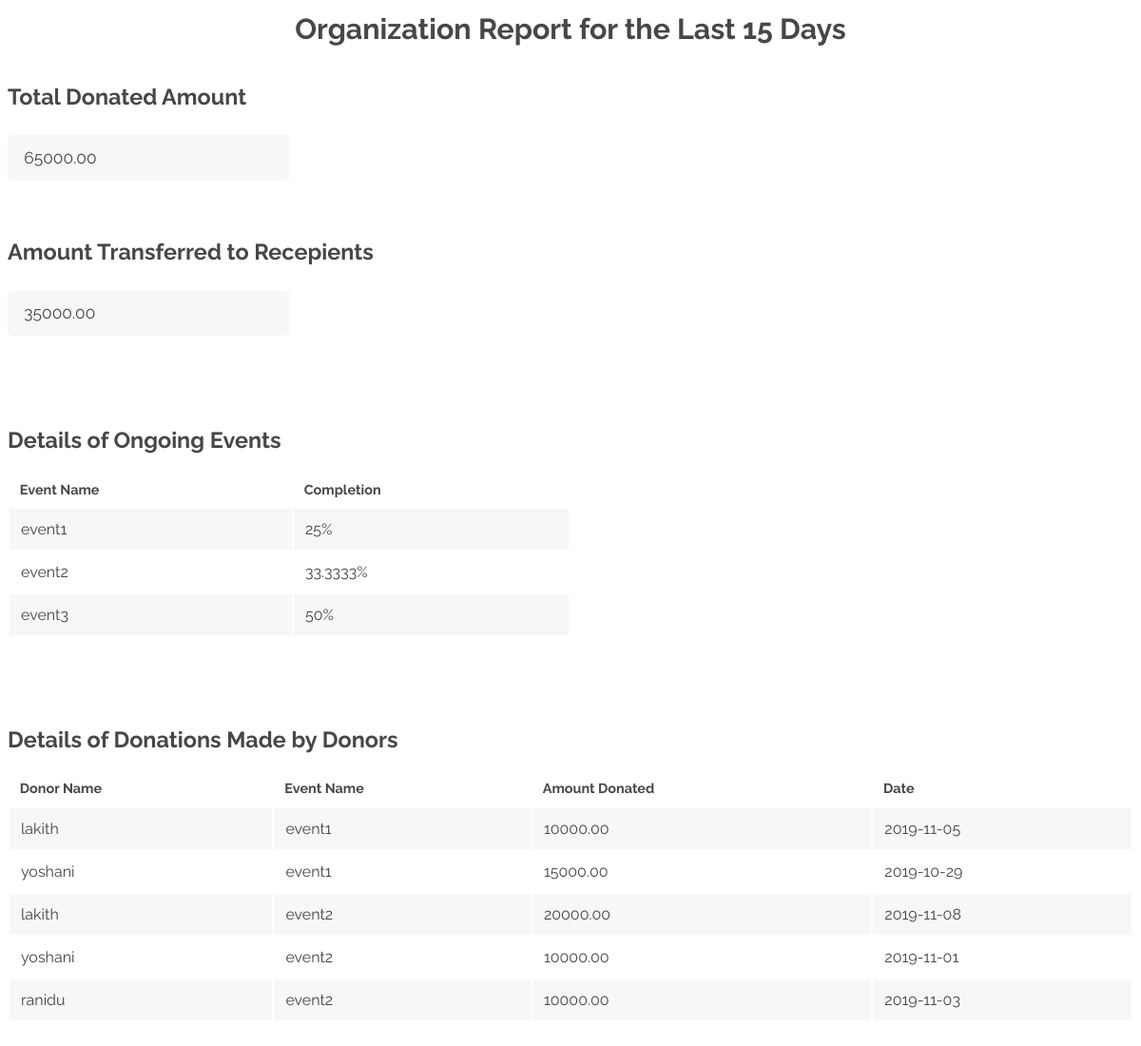
The app's page /report.php with its own data.
### tables this page shows
CREATE TABLE `events` (
  `name` varchar(40) NOT NULL,
  `req_amount` float(10,2) DEFAULT NULL,
  `rec_amount` float(10,2) DEFAULT NULL,
  `type` varchar(20) DEFAULT NULL
);

CREATE TABLE `donations` (
  `donor` varchar(20) DEFAULT NULL,
  `event_name` varchar(40) DEFAULT NULL,
  `amount` float(10,2) DEFAULT NULL,
  `date_done` date DEFAULT NULL,
  `trans_status` varchar(5) NOT NULL
);

### report.php (the view, shortened to what this page needs)
<?php
$don_amount_query="select sum(amount) from donations where date_done>=(SELECT DATE_SUB((SELECT CURDATE()), INTERVAL 15 DAY)) and date_done<=(SELECT CURDATE());";
$trans_amount_query="select sum(amount) from donations where date_done>=(SELECT DATE_SUB((SELECT CURDATE()), INTERVAL 15 DAY)) and date_done<=(SELECT CURDATE()) and trans_status='Yes';";
$don_query="SELECT donor,event_name,amount,date_done from donations WHERE date_done>=(SELECT DATE_SUB((SELECT CURDATE()), INTERVAL 15 DAY)) and date_done<=(SELECT CURDATE());";
$comp_query="select name,(rec_amount/req_amount) as percentage_completion from events where rec_amount<>req_amount;";
$dbConnection = mysqli_connect('localhost','root','','welfare_se');
$result1= mysqli_query($dbConnection,$don_amount_query);
$row1 = mysqli_fetch_array($result1);
$result2= mysqli_query($dbConnection,$trans_amount_query);
$row2 = mysqli_fetch_array($result2);
$result3= mysqli_query($dbConnection,$don_query);
$result4= mysqli_query($dbConnection,$comp_query);
?>
<html>
<head>
<link rel="stylesheet" href="css/style.css" />
</head>
<body>
<h2 style="text-align:center;">Organization Report for the Last 15 Days</h2>
<form>
<h3>Total Donated Amount</h3>
  <input style="width:25%;" type="text" name="don_amount" value="<?php echo $row1[0];?>">
<h3>Amount Transferred to Recepients </h3>
  <input style="width:25%;" type="text" name="trans_amount" value="<?php echo $row2[0];?>">
</form>
<h3>Details of Ongoing Events</h3>
<div class="table-wrapper">
<table style='width:50%;'>
<thead>
<tr>
<th>Event Name</th>
<th>Completion</th>
</tr>
</thead>
<?php
while ($row = $result4->fetch_assoc()) {
    $field1name = $row["name"];
    $field2name = $row["percentage_completion"];
	$field3name = (float)$field2name*100;
	$field3name = (string)$field3name.'%';
	echo '<tr>
          <td>'.$field1name.'</td>
          <td>'.$field3name.'</td>
		  </tr>';}
?>
</table>
</div>
<h3>Details of Donations Made by Donors</h3>
<table>
<thead>
<tr>
<th>Donor Name</th>
<th>Event Name</th>
<th>Amount Donated</th>
<th>Date</th>
</tr>
</thead>
<?php
while ($row = $result3->fetch_assoc()) {
    $field1name = $row["donor"];
    $field2name = $row["event_name"];
	$field3name = $row["amount"];
	$field4name = $row["date_done"];
	echo '<tr>
          <td>'.$field1name.'</td>
          <td>'.$field2name.'</td>
		  <td>'.$field3name.'</td>
		  <td>'.$field4name.'</td>
		  </tr>';}
?>
</table>
</body>
</html>

### css/style.css (style rules this page uses)
body { background: #fff; }
body, input, select, textarea { color: #444; font-family: "Raleway", Helvetica, sans-serif; font-size: 13pt; font-weight: 400; line-height: 1.65em; }
h1, h2, h3, h4, h5, h6 { color: #474747; font-weight: 700; line-height: 1em; margin: 0 0 1em 0; }
h2 { font-size: 1.75em; line-height: 1.5em; }
h3 { font-size: 1.35em; line-height: 1.5em; }
form { margin: 0 0 2em 0; }
input[type="text"], input[type="password"], input[type="email"], select, textarea { -moz-appearance: none; -webkit-appearance: none; -o-appearance: none; -ms-appearance: none; appearance: none; background: rgba(144, 144, 144, 0.075); border-radius: 4px; border: none; color: inherit; display: block; outline: 0; padding: 0 1em; text-decoration: none; width: 100%; }
input[type="text"], input[type="password"], input[type="email"], select { height: 2.75em; }
.table-wrapper { -webkit-overflow-scrolling: touch; overflow-x: auto; }
table { margin: 0 0 2em 0; width: 100%; }
table tbody tr { border: solid 1px rgba(144, 144, 144, 0.25); border-left: 0; border-right: 0; }
table tbody tr:nth-child(2n + 1) { background-color: rgba(144, 144, 144,0.075); }
table td { padding: 0.75em 0.75em; }
table th { color: #474747; font-size: 0.9em; font-weight: 700; padding: 0 0.75em 0.75em 0.75em; text-align: left; }
table thead { border-bottom: solid 2px rgba(144, 144, 144, 0.25); }

### records on screen
events: name "event1", field3name "25%"
events: name "event2", field3name "33.3333%"
events: name "event3", field3name "50%"
donations: donor "lakith", event_name "event1", amount "10000.00", date_done "2019-11-05"
donations: donor "yoshani", event_name "event1", amount "15000.00", date_done "2019-10-29"
donations: donor "lakith", event_name "event2", amount "20000.00", date_done "2019-11-08"
donations: donor "yoshani", event_name "event2", amount "10000.00", date_done "2019-11-01"
donations: donor "ranidu", event_name "event2", amount "10000.00", date_done "2019-11-03"
